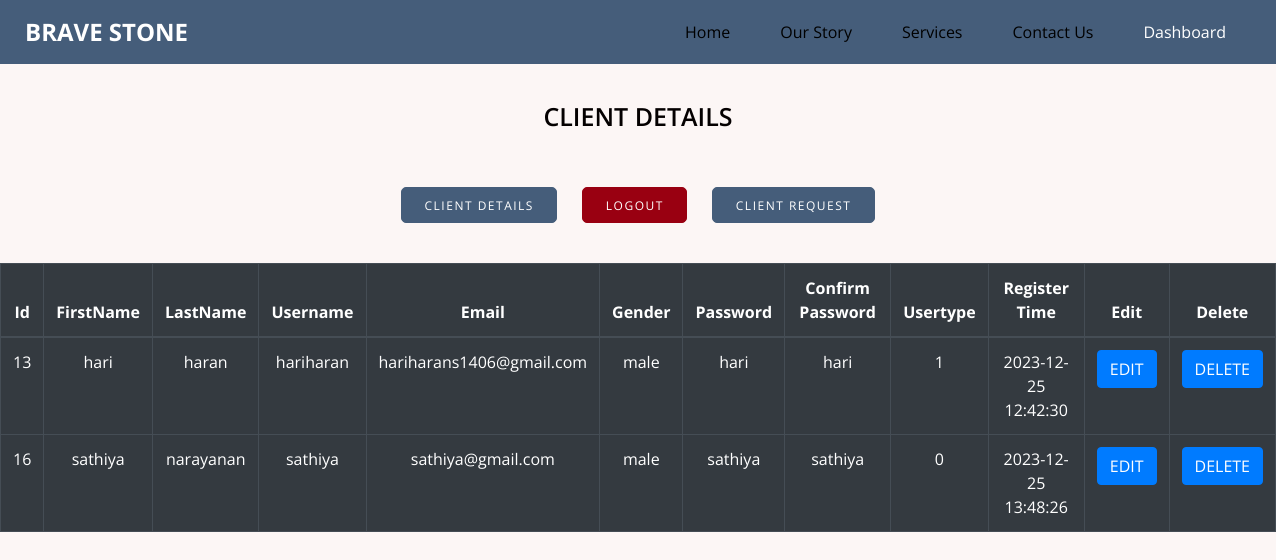
The app's page /adminside/dashboard.php (signed in) with its own data.
### tables this page shows
CREATE TABLE `register` (
  `id` int(10) NOT NULL,
  `fname` varchar(15) NOT NULL,
  `lname` varchar(15) NOT NULL,
  `username` varchar(30) NOT NULL,
  `email` varchar(30) NOT NULL,
  `gender` varchar(15) NOT NULL,
  `password` varchar(30) NOT NULL,
  `cpassword` varchar(30) NOT NULL,
  `usertype` int(10) NOT NULL DEFAULT 0,
  `regtime` varchar(25) NOT NULL DEFAULT current_timestamp()
);

### adminside/dashboard.php (the view, shortened to what this page needs)
<?php
include ("config.php");
?>
<!DOCTYPE html>
<html lang="en">
<head>
  <link rel="stylesheet" type="text/css" href="https://cdnjs.cloudflare.com/ajax/libs/OwlCarousel2/2.3.4/assets/owl.carousel.min.css" />
  <link rel="stylesheet" type="text/css" href="css/bootstrap.css" />
  <link rel="stylesheet" type="text/css" href="css/font-awesome.min.css" />
  <link rel="stylesheet" type="text/css" href="css/footer.css">
  <link href="css/style.css" rel="stylesheet" />
  <link href="css/responsive.css" rel="stylesheet" />
  <link rel="stylesheet" type="text/css" href="css/footer.css">
    <link rel="stylesheet" href="css/contact.css">
</head>
<body>
  <div class="hero_area">
    <header class="header_section">
      <div class="header_bottom">
        <div class="container-fluid">
          <nav class="navbar navbar-expand-lg custom_nav-container ">
            <a class="navbar-brand" href="index.php">
              <span>
                Brave Stone
              </span>
            </a>
            <div class="collapse navbar-collapse" id="navbarSupportedContent">
              <ul class="navbar-nav ">
                <li class="nav-item ">
                  <a class="nav-link home"  href="index.php">Home <span class="sr-only">(current)</span></a>
                </li>
                <li class="nav-item">
                  <a class="nav-link" href="about.php"> Our Story</a>
                </li>
                <li class="nav-item">
                  <a class="nav-link" href="service.php">Services</a>
                </li>
                <li class="nav-item">
                  <a class="nav-link" onclick="redirectToAbout()" style="cursor: pointer;">Contact Us</a>
                </li>
                <li id="loginBtn" class="nav-item active">
                  <a class="nav-link"  href="dashboard.php">Dashboard</a>
                </li>
              </ul>
            </div>
          </nav>
        </div>
      </div>
    </header>
    <form action="dashboard.php" method="post">
    <div class="grid-container">
    <div class="item"><span style="font-weight:600; font-size:25px;">CLIENT DETAILS</span></div>
    <div class="item">
      <span>
      <a type="button" href="" class="btns">Client Details</a>&nbsp&nbsp&nbsp&nbsp&nbsp
      <a type="button" href="logout.php" class="logout">Logout</a>&nbsp&nbsp&nbsp&nbsp&nbsp
      <a type="button" href="dashboardr.php" class="btns">Client Request</a>
      </span>
    </div>
    </div>
    <table class="table table-bordered table-dark">
  <thead>
    <tr align="center">
      <th scope="col">Id</th>
      <th scope="col">FirstName</th>
      <th scope="col">LastName</th>
      <th scope="col">Username</th>
      <th scope="col">Email</th>
      <th scope="col">Gender</th>
      <th scope="col">Password</th>
      <th scope="col">Confirm Password</th>
      <th scope="col">Usertype</th>
      <th scope="col">Register Time</th>
      <th scope="col">Edit</th>
      <th scope="col">Delete</th>
    </tr>
  </thead>
  <tbody>
    <?php
    $cd_qry=$conn->query("select * from register");
    if($cd_qry->rowCount()>0)
    {
      $result=$cd_qry->fetchAll();
      foreach($result as $cd_qry_arr)
      {
    ?>
    <tr align="center">
      <td><?=$cd_qry_arr['id'];?></td>
      <td><?=$cd_qry_arr['fname'];?></td>
      <td><?=$cd_qry_arr['lname'];?></td>
      <td><?=$cd_qry_arr['username'];?></td>
      <td><?=$cd_qry_arr['email'];?></td>
      <td><?=$cd_qry_arr['gender'];?></td>
      <td><?=$cd_qry_arr['password'];?></td>
      <td><?=$cd_qry_arr['cpassword'];?></td>
      <td><?=$cd_qry_arr['usertype'];?></td>
      <td><?=$cd_qry_arr['regtime'];?></td>
    <?php
  if($_SESSION['usertype']==1)
  { ?>
  <td><a id="btnalign" class="btn btn-primary" role="button" href="edit.php?id=<?=$cd_qry_arr['id'];?>">EDIT</a></td>
  <td><a id="btnalign" class="btn btn-primary" role="button" href="delete.php?id=<?=$cd_qry_arr['id'];?>">DELETE</a></td>
    <?php
  }
  ?>
  </tr>
  <?php
  }
} ?>
  </tbody>
</table>
</body>
</html>

### adminside/css/style.css (style rules this page uses)
body { font-family: 'Lato', sans-serif; color: #040000; }
a, a:hover, a:focus { text-decoration: none; }
.hero_area { position: relative; background-color: #FCF6F5; }
.header_section .container-fluid { padding-right: 25px; padding-left: 25px; }
.header_section .header_bottom { padding: 10px 0; }
.navbar-brand { padding: 0; margin: 0; color: #000000; font-weight: bold; font-size: 24px; font-weight: bold; }
.navbar-brand span { color: #ffffff; text-transform: uppercase; }
.custom_nav-container { padding: 0; }
.custom_nav-container .navbar-nav { margin-left: auto; }
.custom_nav-container .navbar-nav .nav-item .nav-link { padding: 10px 25px; color: #000000; text-align: center; }
.custom_nav-container .navbar-nav .nav-item:hover .nav-link, .custom_nav-container .navbar-nav .nav-item.active .nav-link { color: #ffffff; }
.header_bottom { background-color: #455d7a; }

### adminside/css/contact.css (style rules this page uses)
body { background: #F0F0F0; font-family: Open Sans ,sans-serif; line-height:1.5em; }

### adminside/dashboard.php (style rules this page uses)
body { margin: 0; background-color:#FCF6F5; }
.grid-container { display: grid; grid-template-rows: auto auto; grid-template-columns: 1fr; padding: 20px; }
.item { padding: 20px; text-align: center; }
.btns { transition: background-color 0.2s ease-in-out, box-shadow 0.2s ease-in-out, color 0.2s ease-in-out; display: inline-block; font-family: Open Sans ,sans-serif; text-transform: uppercase; padding: 10px 22.5px; font-weight: 400; letter-spacing: 0.125em; text-decoration: none; text-transform: uppercase; white-space: nowrap; font-size: 0.75rem; max-width: 20rem; height: 3.75em; font-size: 0.75rem; max-width: 20rem; height: 3em; line-height: 1.25em; background-color: #455d7a; border: 1px solid #455d7a; border-radius: 5px; color: #ffffff; margin-top: 15px; }
.logout { transition: background-color 0.2s ease-in-out, box-shadow 0.2s ease-in-out, color 0.2s ease-in-out; display: inline-block; font-family: Open Sans ,sans-serif; text-transform: uppercase; padding: 10px 22.5px; font-weight: 400; letter-spacing: 0.125em; text-decoration: none; text-transform: uppercase; white-space: nowrap; font-size: 0.75rem; max-width: 20rem; height: 3.75em; font-size: 0.75rem; max-width: 20rem; height: 3em; line-height: 1.25em; background-color: #990011; border: 1px solid #990011; border-radius: 5px; color: #ffffff; margin-top: 15px; }

### records on screen
register: id "13", fname "hari", lname "haran", username "hariharan", email "hariharans1406@gmail.com", gender "male", password "hari", cpassword "hari", usertype "1", regtime "2023-12-25 12:42:30"
register: id "16", fname "sathiya", lname "narayanan", username "sathiya", email "sathiya@gmail.com", gender "male", password "sathiya", cpassword "sathiya", usertype "0", regtime "2023-12-25 13:48:26"
